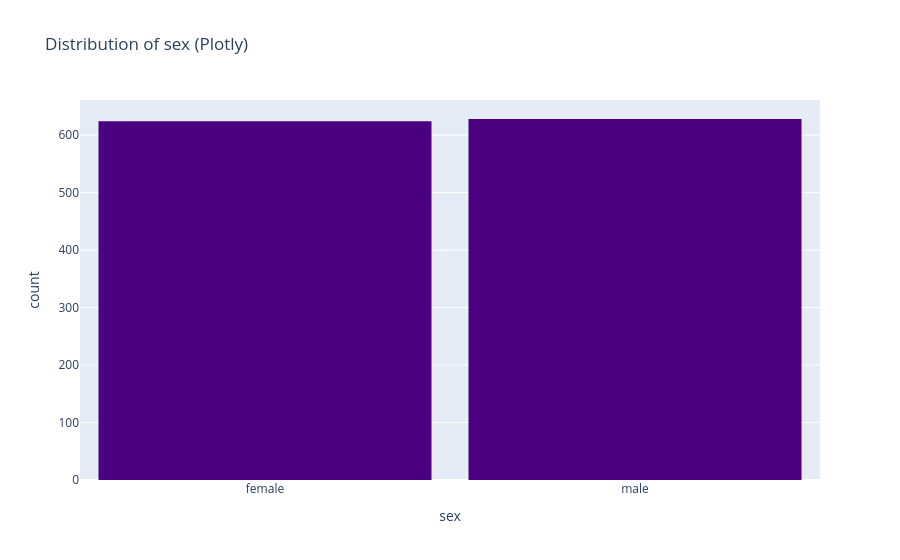

Write notebook code for a chart like this one.
### Code cell
fig = px.histogram(df, x='sex', nbins=50, title='Distribution of sex (Plotly)',
                   color_discrete_sequence=['indigo'])
fig.update_layout(bargap=0.1)
fig.show()

### Figure 1 — Plotly figure (JSON) as saved in the notebook; plotly's stock layout.template omitted (floating-point values rounded to 4 significant figures; data arrays with more than 128 entries replaced by an {"elided": "..."} marker saying what was removed)
{"data": [{"bingroup": "x", "hovertemplate": "sex=%{x}<br>count=%{y}<extra></extra>", "legendgroup": "", "marker": {"color": "indigo", "pattern": {"shape": ""}}, "name": "", "nbinsx": 50, "orientation": "v", "showlegend": false, "type": "histogram", "x": {"elided": "1252 str values"}, "xaxis": "x", "yaxis": "y"}], "layout": {"bargap": 0.1, "barmode": "relative", "legend": {"tracegroupgap": 0}, "title": {"text": "Distribution of sex (Plotly)"}, "xaxis": {"anchor": "y", "domain": [0, 1], "title": {"text": "sex"}}, "yaxis": {"anchor": "x", "domain": [0, 1], "title": {"text": "count"}}}}
